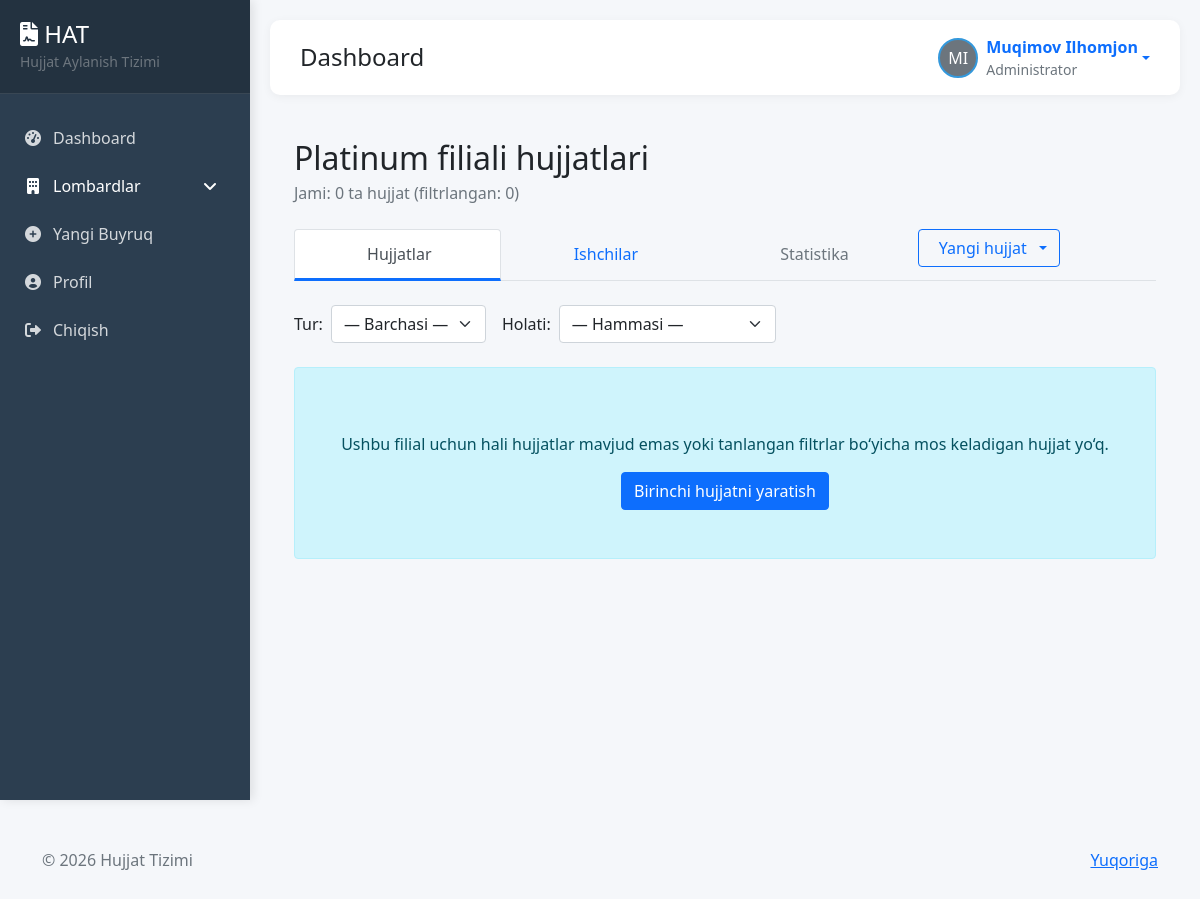
The page /documents/branch/1/ (signed in) on the database as committed earlier.
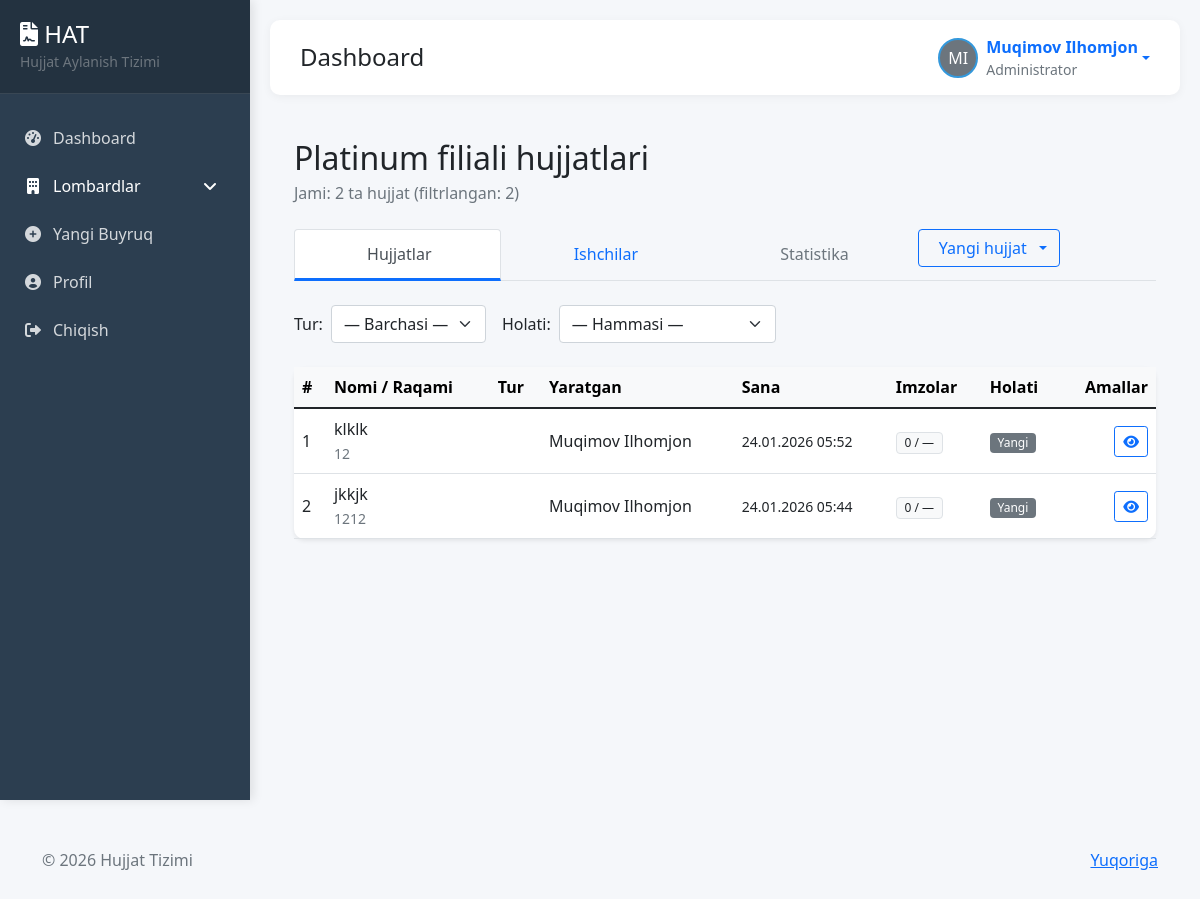
The same page on the database as committed later.
### users/models.py (models this page shows, shortened)
class CustomUser(AbstractUser):
    ROLE_CHOICES = (
        ('admin', 'Administrator'),
        ('employee', 'Oddiy Ishchi'),
    )
    role = models.CharField(max_length=20, choices=ROLE_CHOICES, default='employee')
    branch = models.ManyToManyField(
        Branch,
        related_name='employees',
        blank=True
    )
    profile_image = models.ImageField(upload_to='profiles/', null=True, blank=True)
    signature_image = models.ImageField(upload_to='signatures/', null=True, blank=True)
    class Meta:
        verbose_name = 'Foydalanuvchi'
        verbose_name_plural = 'Foydalanuvchilar'

class Branch(models.Model):
    name = models.CharField(max_length=100, verbose_name='Filial nomi')
    parent_branch = models.ForeignKey('self', null=True, blank=True, on_delete=models.SET_NULL, related_name='sub_branches', verbose_name='Yuqori filial')
    created_at = models.DateTimeField(auto_now_add=True)
    class Meta:
        verbose_name = 'Filial'
        verbose_name_plural = 'Filiallar'

### documents/models.py (models this page shows, shortened)
class Order(models.Model):
    STATUS_CHOICES = (
        ('draft', 'Qoralama'),
        ('pending', 'Imzolash kutilmoqda'),
        ('partial', 'Qisman imzolangan'),
        ('completed', 'To‘liq imzolangan'),
        ('rejected', 'Rad etilgan'),
        ('cancelled', 'Bekor qilingan'),
    )
    SIGNATURE_TYPES = (
        ('sequential', 'Ketma-ket'),
        ('parallel', 'Parallel'),
    )
    DOCUMENT_TYPES = (
        ('internal', 'Buyruq I/CH - Ichki hujjat'),
        ('external', 'Buyruq SH/T - Shartnoma/Tashqi hujjat'),
        ('official', 'Buyruq')
    )
    title = models.CharField(max_length=255, verbose_name="Buyruq nomi/sarlavhasi")
    number = models.CharField(
        max_length=50,
        unique=True,
        verbose_name="Buyruq raqami",
        help_text="Masalan: 01-2025, BR-145/26 va h.k."
    )
    created_by = models.ForeignKey(
        'users.CustomUser',
        on_delete=models.SET_NULL,
        null=True,
        related_name='created_orders',
        verbose_name="Yaratgan xodim"
    )
    branch = models.ForeignKey(
        'users.Branch',
        on_delete=models.SET_NULL,
        null=True,
        blank=True,
        related_name='orders',
        verbose_name="Filial"
    )
    document_type = models.CharField(
        max_length=20,
        choices=DOCUMENT_TYPES,
        default='internal',
        verbose_name="Turi"
    )
    status = models.CharField(
        max_length=20,
        choices=STATUS_CHOICES,
        default='draft',
        verbose_name="Holati"
    )
    content = models.TextField(
        blank=True,
        verbose_name="Buyruq matni / mazmuni"
    )
    file = models.FileField(
        upload_to='orders/files/%Y/%m/',
        null=True,
        blank=True,
        verbose_name="Ilova qilingan fayl (PDF va boshq.)"
    )
    created_at = models.DateTimeField(auto_now_add=True, verbose_name="Yaratilgan vaqti")
    updated_at = models.DateTimeField(auto_now=True, verbose_name="O‘zgartirilgan vaqti")
    deadline = models.DateField(
        null=True,
        blank=True,
        verbose_name="Imzolash muddati"
    )
    signature_type = models.CharField(max_length=20, choices=SIGNATURE_TYPES, default='sequential')
    class Meta:
        verbose_name = "Buyruq"
        verbose_name_plural = "Buyruqlar"
        ordering = ['-created_at']
        indexes = [
            models.Index(fields=['status', 'created_at']),
            models.Index(fields=['created_by']),
        ]
    def is_fully_signed(self):
        total_signers = self.signers.count()
        signed_count = self.signatures.filter(signed=True).count()
        return total_signers > 0 and signed_count == total_signers

### documents/views.py (the view)
# urls.py: path('branch/<int:branch_id>/',     views.branch_documents,     name='branch_documents'),
@login_required
def branch_documents(request, branch_id):
    if request.user.role != 'admin':
        messages.error(request, 'Ruxsat yo\'q')
        return redirect('dashboard')
    branch = get_object_or_404(Branch, id=branch_id)
    selected_type = request.GET.get('type')
    orders = Order.objects.filter(branch=branch)
    if selected_type:
        orders = orders.filter(document_type__name=selected_type)  # Agar Order da document_type bo'lsa qo'shish kerak edi, lekin yo'q, shuning uchun o'chirib tashlash yoki qo'shish
    orders = orders.select_related(
        'branch', 'created_by'
    ).prefetch_related('signatures__user')
    context = {
        'branch': branch,
        'documents': orders,  # orders ga o'zgartirildi
        'selected_type': selected_type,
    }
    return render(request, 'documents/branch_documents.html', context)

### users/context_processors.py (called while the page is built)
def sidebar_branches(request):
    branches = Branch.objects.select_related('parent_branch').prefetch_related('sub_branches')
    return {
        'sidebar_branches': branches
    }

### templates/documents/branch_documents.html (shortened to what this page needs)
{% extends 'base.html' %}
{% load static %}
{% block content %}
<div class="container-fluid py-4">
    <div class="mb-4">
        <h2 class="mb-1">{{ branch.name }} filiali hujjatlari</h2>
        <p class="text-muted mb-0">Jami: {{ documents.count }} ta hujjat (filtrlangan: {{ documents|length }})</p>
    </div>
    <ul class="nav nav-tabs nav-fill mb-4 flex-nowrap" id="branchTabs" role="tablist">
        <li class="nav-item" role="presentation">
            <a class="nav-link {% if active_tab == 'documents' or not active_tab %}active{% endif %}"
               href="{% url 'branch_documents' branch.id %}?tab=documents"
               role="tab">
                 Hujjatlar
            </a>
        </li>
        <li class="nav-item" role="presentation">
            <a class="nav-link {% if active_tab == 'employees' %}active{% endif %}"
               href="{% url 'branch_employees' branch.id %}?tab=employees"
               role="tab">
                 Ishchilar
            </a>
        </li>
        <li class="nav-item" role="presentation">
            <a class="nav-link disabled" href="#" tabindex="-1">
                 Statistika
            </a>
        </li>
        <li class="nav-item ms-auto">
            <div class="dropdown">
                <button class="btn btn-outline-primary dropdown-toggle d-flex align-items-center gap-2"
                        type="button" id="newDocumentDropdown" data-bs-toggle="dropdown" aria-expanded="false">
                    Yangi hujjat
                </button>
            </div>
        </li>
    </ul>
    {% if active_tab == 'documents' or not active_tab %}
    <div class="row g-3 mb-4 align-items-end">
        <div class="col-auto">
            <form method="get" class="d-flex align-items-center gap-2">
                <label for="type" class="form-label mb-0 fw-medium">Tur:</label>
                <select name="type" id="type" class="form-select w-auto" onchange="this.form.submit()">
                    <option value="">— Barchasi —</option>
                </select>
            </form>
        </div>
        <div class="col-auto">
            <form method="get" class="d-flex align-items-center gap-2">
                <label for="status" class="form-label mb-0 fw-medium">Holati:</label>
                <select name="status" id="status" class="form-select w-auto" onchange="this.form.submit()">
                    <option value="">— Hammasi —</option>
                </select>
            </form>
        </div>
    </div>
    {% if documents %}
    <div class="card shadow-sm border-0">
        <div class="card-body p-0">
            <div class="table-responsive">
                <table class="table table-hover align-middle mb-0">
                    <thead class="table-light">
                        <tr>
                            <th>#</th>
                            <th>Nomi / Raqami</th>
                            <th>Tur</th>
                            <th>Yaratgan</th>
                            <th>Sana</th>
                            <th>Imzolar</th>
                            <th>Holati</th>
                            <th class="text-end">Amallar</th>
                        </tr>
                    </thead>
                    <tbody>
                        {% for doc in documents %}
                        <tr>
                            <td>{{ forloop.counter }}</td>
                            <td>
                                <div class="fw-medium">{{ doc.title }}</div>
                                <small class="text-muted">{{ doc.number|default:"—" }}</small>
                            </td>
                            <td>{{ doc.document_type.name }}</td>
                            <td>{{ doc.created_by.get_full_name|default:doc.created_by.username }}</td>
                            <td><small>{{ doc.created_at|date:"d.m.Y H:i" }}</small></td>
                            <td>
                                <span class="badge bg-light text-dark border">
                                    {{ doc.signatures.count }} / {{ doc.required_signatures|default:"—" }}
                                </span>
                            </td>
                            <td>
                                {% if doc.is_fully_signed %}
                                    <span class="badge bg-success">Imzolangan</span>
                                {% elif doc.signatures.count > 0 %}
                                    <span class="badge bg-warning">Jarayonda</span>
                                {% else %}
                                    <span class="badge bg-secondary">Yangi</span>
                                {% endif %}
                            </td>
                            <td class="text-end">
                                <a href="{% url 'order_detail' doc.id %}" class="btn btn-sm btn-outline-primary">
                                    <i class="fa fa-eye"></i>
                                </a>
                            </td>
                        </tr>
                        {% empty %}
                        <tr>
                            <td colspan="8" class="text-center py-5 text-muted">
                                Tanlangan filtrlar bo‘yicha hujjat topilmadi
                            </td>
                        </tr>
                        {% endfor %}
                    </tbody>
                </table>
            </div>
        </div>
    </div>
    {% else %}
    <div class="alert alert-info text-center py-5">
        Ushbu filial uchun hali hujjatlar mavjud emas yoki tanlangan filtrlar bo‘yicha mos keladigan hujjat yo‘q.
        <br><a href="{% url 'create_order' %}" class="btn btn-primary mt-3">
            Birinchi hujjatni yaratish
        </a>
    </div>
    {% endif %}
    {% endif %}
</div>
{% endblock %}

### templates/base.html (shortened to what this page needs)
<!DOCTYPE html>
<html lang="uz">
<head>
    <link href="https://cdn.jsdelivr.net/npm/bootstrap@5.1.3/dist/css/bootstrap.min.css" rel="stylesheet">
    <link rel="stylesheet" href="https://cdnjs.cloudflare.com/ajax/libs/font-awesome/6.0.0/css/all.min.css">
</head>
<body>
    {% include 'layouts/sidebar.html' %}
    <div class="main-content" id="mainContent">
        {% include 'layouts/header.html' %}
        <div class="container-fluid">
            {% block content %}{% endblock %}
        </div>
    </div>
    {% include 'layouts/footer.html' %}
</body>
</html>

### templates/layouts/sidebar.html (shortened to what this page needs)
<div class="sidebar">
    <div class="sidebar-header">
        <h4 class="mb-0">
            <i class="fas fa-file-contract"></i>
            HAT
        </h4>
        <small class="text-muted">Hujjat Aylanish Tizimi</small>
    </div>
    <div class="sidebar-menu">
        {% if user.is_authenticated %}
        {% if user.role == 'admin' %}
        <a href="{% url 'dashboard' %}"
            class="{% if request.resolver_match.url_name == 'dashboard' %}active{% endif %}">
            <i class="fas fa-tachometer-alt"></i>
            Dashboard
        </a>
        <a role="button" data-bs-toggle="collapse" data-bs-target="#branchesMenu">
            <i class="fas fa-building"></i>
            Lombardlar
            <i class="fas fa-angle-down ms-auto"></i>
        </a>
        <a href="{% url 'create_order' %}">
            <i class="fas fa-plus-circle"></i>
            Yangi Buyruq
        </a>
        {% endif %}
        <a href="{% url 'profile' %}">
            <i class="fas fa-user-circle"></i>
            Profil
        </a>
        <a href="{% url 'logout' %}" onclick="return confirm('Chiqishni istaysizmi?')">
            <i class="fas fa-sign-out-alt"></i>
            Chiqish
        </a>
        {% else %}
        <a href="{% url 'login' %}">
            <i class="fas fa-sign-in-alt"></i>
            Kirish
        </a>
        {% endif %}
    </div>
</div>

### templates/layouts/header.html (shortened to what this page needs)
<div class="header">
  <div>
    <h4 class="mb-0">{% block header_title %}Dashboard{% endblock %}</h4>
  </div>
  {% if user.is_authenticated %}
  <div class="user-info">
    <div class="dropdown">
      <a href="#" class="d-flex align-items-center text-decoration-none dropdown-toggle" data-bs-toggle="dropdown">
        {% if user.profile_image %}
        <img src="{{ user.profile_image.url }}" alt="Profile" class="user-avatar">
        {% else %}
        <div class="user-avatar bg-secondary d-flex align-items-center justify-content-center text-white">
          {{ user.first_name|first }}{{ user.last_name|first }}
        </div>
        {% endif %}
        <div class="ms-2">
          <strong>{{ user.get_full_name }}</strong>
          <small class="text-muted d-block">{{ user.get_role_display }}</small>
        </div>
      </a>
    </div>
  </div>
  {% endif %}
</div>

### templates/layouts/footer.html
<footer class="text-muted py-5">
    <div class="container">
        <p class="float-end mb-1"><a href="#">Yuqoriga</a></p>
        <p>&copy; 2026 Hujjat Tizimi</p>
    </div>
</footer>

### templates/base.html (style rules this page uses)
:root { --primary-color: #2c3e50; --secondary-color: #3498db; --success-color: #27ae60; --warning-color: #f39c12; --danger-color: #e74c3c; --sidebar-width: 250px; --header-height: 60px; }
* { margin: 0; padding: 0; box-sizing: border-box; }
body { font-family: 'Segoe UI', Tahoma, Geneva, Verdana, sans-serif; background-color: #f5f7fa; }
.sidebar { position: fixed; top: 0; left: 0; height: 100vh; width: var(--sidebar-width); background: var(--primary-color); color: white; transition: all 0.3s; z-index: 1000; box-shadow: 3px 0 10px rgba(0,0,0,0.1); }
.sidebar-header { padding: 20px; background: rgba(0,0,0,0.2); border-bottom: 1px solid rgba(255,255,255,0.1); }
.sidebar-menu { padding: 20px 0; }
.sidebar-menu a { display: flex; align-items: center; padding: 12px 20px; color: rgba(255,255,255,0.8); text-decoration: none; transition: all 0.3s; border-left: 3px solid transparent; }
.sidebar-menu i { margin-right: 10px; width: 20px; text-align: center; }
.main-content { margin-left: var(--sidebar-width); padding: 20px; min-height: 100vh; transition: all 0.3s; }
.header { background: white; padding: 15px 30px; border-radius: 10px; box-shadow: 0 2px 10px rgba(0,0,0,0.05); margin-bottom: 20px; display: flex; justify-content: space-between; align-items: center; }
.user-info { display: flex; align-items: center; gap: 15px; }
.user-avatar { width: 40px; height: 40px; border-radius: 50%; object-fit: cover; border: 2px solid var(--secondary-color); }
.card { border: none; border-radius: 10px; box-shadow: 0 2px 10px rgba(0,0,0,0.05); margin-bottom: 20px; transition: transform 0.3s; }

### templates/documents/branch_documents.html (style rules this page uses)
.nav-tabs .nav-link { padding: 0.75rem 1.25rem; font-weight: 500; }
.nav-tabs .nav-link.active { border-bottom: 3px solid #0d6efd; }
.table th, .table td { vertical-align: middle; }
.badge { font-weight: 500; }

Rows that differ between the two databases and show on the page:
added Order: title "klklk", number "12", created_by.get_full_name "Muqimov Ilhomjon", created_at "24.01.2026 05:52", signatures.count "0", required_signatures "—", shows "Yangi"
added Order: title "jkkjk", number "1212", created_by.get_full_name "Muqimov Ilhomjon", created_at "24.01.2026 05:44", signatures.count "0", required_signatures "—", shows "Yangi"
Other text that changed with them:
{{ documents.count }}: "0" → "2"
{{ documents|length }}: "0" → "2"
text no longer shown: "Ushbu filial uchun hali hujjatlar mavjud emas yoki tanlangan filtrlar bo‘yicha mos keladigan hujjat yo‘q. Birinchi hujjatni yaratish"
text now shown: "# Nomi / Raqami Tur Yaratgan Sana Imzolar Holati Amallar"
